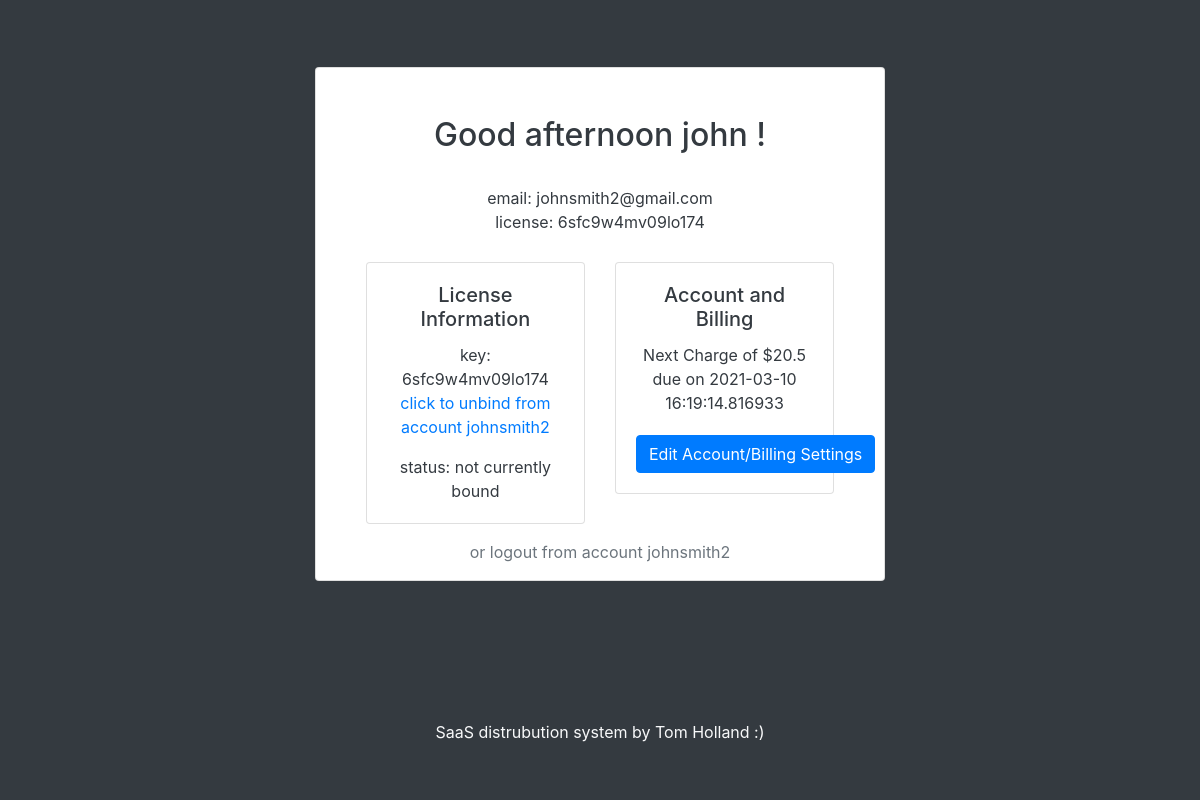
The app's page /dashboard (signed in), older data.
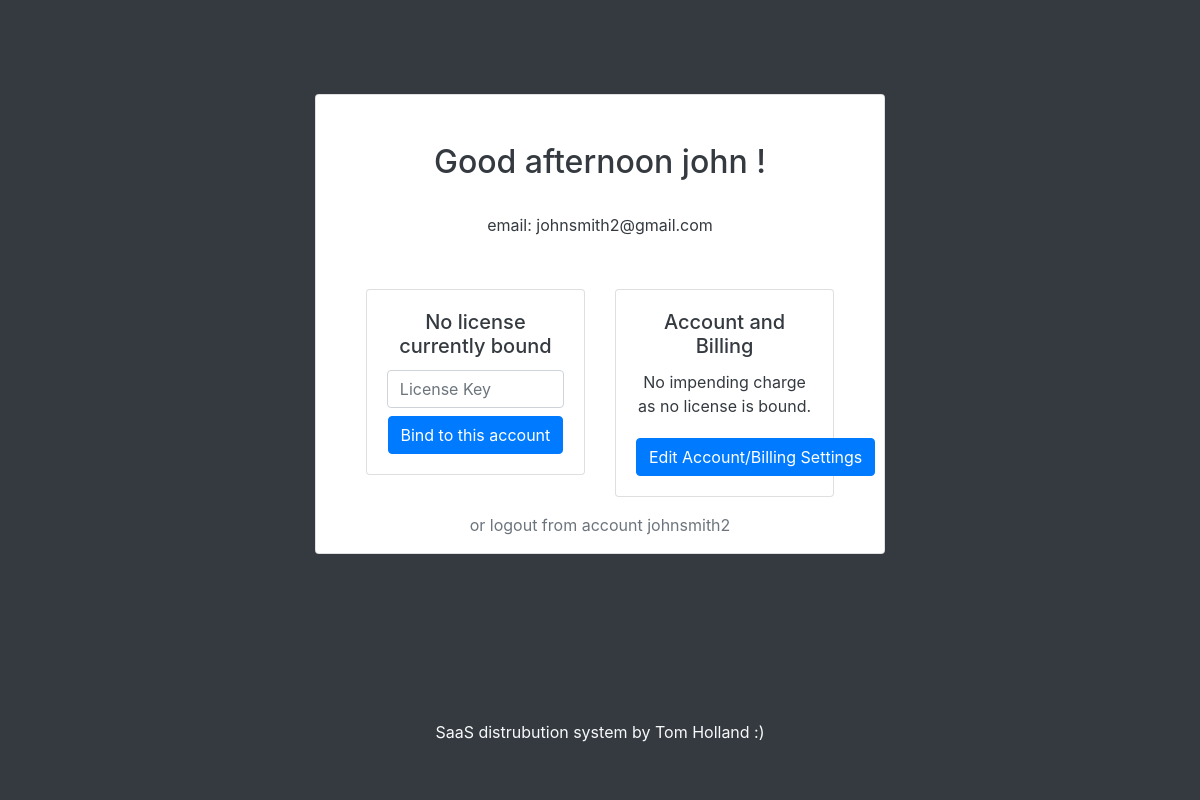
The same page, newer data.
### tables this page shows
CREATE TABLE users (username text PRIMARY KEY, fName text, sName text, emailAddress text, password text, admin bool);

CREATE TABLE licenses (license text PRIMARY KEY, username text, boundToUser boolean, boundToDevice boolean, HWID string, devicename string, nextrenewal string, plan string);

CREATE TABLE plans (name text PRIMARY KEY, interval integer, amount float);

### main.py (the view, shortened to what this page needs)
@app.route("/dashboard", methods=['GET', 'POST'])
@login_required
def dashboard():
    if not current_user.getAdminPerms():
        lerror = None
        return render_template('dashboard.html', lerror=lerror)
    else:
        return redirect(url_for('admindash'))

### api.py (called while the page is built)
    def searchUsersByUsername(self,user):
        self.c.execute(f'''SELECT * FROM users WHERE username = ?''', (user,) )
        result = self.c.fetchone()
        return result

    def closeConnection(self):
        self.conn.close()
        return

    def checkIfUserHasLicense(self,username):
        self.c.execute(f'''SELECT license FROM licenses WHERE username = ?''',
                       (username,))
        result = self.c.fetchone()
        if result:
            return result[0]
        else:
            return False

    def getNextRenewal(self,license):
        self.c.execute(f'''SELECT nextrenewal FROM licenses WHERE license = ?''', (license,))
        result = self.c.fetchone()[0]
        if not result or result == "NULL":
            return None
        else:
            return datetime.strptime(result, '%Y-%m-%d %H:%M:%S.%f')

    def getPlanfromLicense(self,license):
        self.c.execute('''SELECT plans.* FROM plans JOIN licenses ON licenses.plan = plans.name WHERE licenses.license = ?;''',(license,))
        result = self.c.fetchone()
        resultdict = {"name":result[0],
                      "renewalinterval":result[1],
                      "renewalprice":result[2]}
        return resultdict

### main.py (called while the page is built)
@login_manager.user_loader
def load_user(username):
    dbconnection = Database()
    result = dbconnection.searchUsersByUsername(username)
    dbconnection.closeConnection()
    if result:
        if result[5] == "FALSE":
            return User(result[0], result[1], result[2], result[3], result[4])
        else:
            return AdministativeUser(result[0], result[1], result[2], result[3], result[4])
    else:
        return None

    def getRenewalDate(self, key):
        db = Database()
        dbdate = db.getNextRenewal(key)
        return dbdate

    def getRenewalInfoFromPlan(self, key):
        db = Database()
        planinfo = db.getPlanfromLicense(key)
        self.renewamount = float(planinfo['renewalprice'])
        self.renewinterval = int(planinfo['renewalinterval'])
        return planinfo

    def __str__(self):
        return str(self.key)

    def loadUserLicense(self):
        db = Database()
        license = db.checkIfUserHasLicense(self.owner)
        db.closeConnection()
        if not license:
            self.key = None
            self.exists = False
            return None
        else:
            self.key = license
            self.exists = True
            self.renewal = Renewal(self.key)
            return license

### templates/dashboard.html (shortened to what this page needs)
<!DOCTYPE html>
<html lang="en">
<head>
    <link rel="stylesheet" href="https://use.fontawesome.com/releases/v5.0.8/css/all.css">
    <link rel="stylesheet" href="https://maxcdn.bootstrapcdn.com/bootstrap/4.0.0/css/bootstrap.min.css"
>
</head>
<body onload="relayUserTime('{{ current_user.fname }}')">
<div class="container-fluid h-90 bg-dark text-dark">
    <div class="row h-90 justify-content-center align-items-center">
        <div class="col-3"></div>
        <div class="col-md-6 text-left">
            <div class="card text-center">
                <h2 class="card-title mt-5" id="time"></h2>
                {% if current_user.license.exists %}
                    <div class="card-body">
                        email: {{ current_user.email }}
                            <br>
                            license: {{ current_user.license }}
                    </div>
                {% else %}
                    <div class="card-body">
                        email: {{ current_user.email }}
                            <br>
                            <br>
                    </div>
                {% endif %}
                <div class="row mt-2">
                    <div class="col-sm-1"></div>
                    <div class="col-sm-5">
                        <div class="card">
                            {% if not current_user.license.exists %}
                            <div class="card-body">
                                <h5 class="card-title">No license currently bound</h5>
                                <div class="card-text">
                                    <form action="" method="post">
                                        <input type="text" class="form-control" name="licenseid" placeholder="License Key">
                                        <button type="submit" class="btn btn-primary mt-2">Bind to this account</button>
                                    </form>
                                </div>
                            </div>
                            {% else %}
                                {% if not current_user.license.boundtodevice %}
                                <div class="card-body">
                                    <h5 class="card-title">License Information</h5>
                                    <p class="card-text">key: {{ current_user.license }} <br><a href="javascript:unbind()" class="muted">click to unbind from account {{current_user.id}}</a></p>
                                    <p class="card-text">status: not currently bound</p>
                                </div>
                                {%endif%}
                            {%endif%}
                        </div>
                    </div>
                    <div class="col-sm-5">
                        <div class="card">
                            {% if not current_user.license.exists %}
                                <div class="card-body">
                                    <h5 class="card-title">Account and Billing</h5>
                                    <p class="card-text">No impending charge as no license is bound.</p>
                                    <a href="/dashboard/account" class="btn btn-primary mt-1">Edit Account/Billing Settings</a>
                                </div>
                            {% else %}
                                <div class="card-body">
                                    <h5 class="card-title">Account and Billing</h5>
                                    <p class="card-text">Next Charge of ${{ current_user.license.renewal.renewamount }} due on {{ current_user.license.renewal.renewdate }}</p>
                                    <a href="/dashboard/account" class="btn btn-primary mt-1">Edit Account/Billing Settings</a>
                                </div>
                            {% endif %}
                        </div>
                    </div>
                    <div class="col-sm-1"></div>
                </div>
                <div class="row mt-3">
                    <div class="col text-center">
                        <a href="/logout" class="text-muted"> or logout from account {{ current_user.id }} </a>
                    </div>
                </div>
            </div>
        </div>
        <div class="col-3"></div>
    </div>
</div>
<div class="container-fluid h-10 bg-dark text-light ">
    <div class="row">
        <div class="col-4"></div>
        <div class="col-4 text-center align-bottom">
            SaaS distrubution system by Tom Holland :)
        </div>
        <div class="col-4"></div>
    </div>
</div>
</body>
</html>

### templates/dashboard.html (style rules this page uses)
body,html { height:100%; }
.h-90 { height:90%; }
.h-10 { height:10%; }

Row changes from the older to the newer data that the page shows:
removed licenses: license "6sfc9w4mv09lo174"
no longer on this page (row unchanged): plans: license.renewal.renewamount "20.5"
shown differently, row unchanged: users "johnsmith2@gmail.com": id "johnsmith2" → (not shown)
Text that changed along with them:
{{ current_user.license.renewal.renewdate }}: "2021-03-10 16:19:14.816933" → (not shown)
text no longer shown: "license: License Information key: click to unbind from account status: not currently bound Next Charge of $ due on"
text now shown: "No license currently bound Bind to this account No impending charge as no license is bound."
